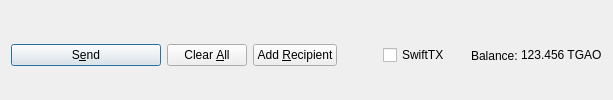
         <widget class="QFrame" name="frame_Send">
          <layout class="QHBoxLayout" name="horizontalLayout">
           <property name="bottomMargin">
            <number>0</number>
           </property>
           <item>
            <widget class="QPushButton" name="sendButton">
             <property name="minimumSize">
              <size>
               <width>150</width>
               <height>0</height>
              </size>
             </property>
             <property name="toolTip">
              <string>Confirm the send action</string>
             </property>
             <property name="text">
              <string>S&amp;end</string>
             </property>
             <property name="icon">
              <iconset resource="../cryptonodes.qrc">
               <normaloff>:/icons/send</normaloff>:/icons/send</iconset>
             </property>
             <property name="autoDefault">
              <bool>false</bool>
             </property>
             <property name="default">
              <bool>true</bool>
             </property>
            </widget>
           </item>
           <item>
            <widget class="QPushButton" name="clearButton">
             <property name="sizePolicy">
              <sizepolicy hsizetype="Minimum" vsizetype="Fixed">
               <horstretch>0</horstretch>
               <verstretch>0</verstretch>
              </sizepolicy>
             </property>
             <property name="toolTip">
              <string>Clear all fields of the form.</string>
             </property>
             <property name="text">
              <string>Clear &amp;All</string>
             </property>
             <property name="icon">
              <iconset resource="../cryptonodes.qrc">
               <normaloff>:/icons/remove</normaloff>:/icons/remove</iconset>
             </property>
             <property name="autoDefault">
              <bool>false</bool>
             </property>
            </widget>
           </item>
           <item>
            <widget class="QPushButton" name="addButton">
             <property name="toolTip">
              <string>Send to multiple recipients at once</string>
             </property>
             <property name="text">
              <string>Add &amp;Recipient</string>
             </property>
             <property name="icon">
              <iconset resource="../cryptonodes.qrc">
               <normaloff>:/icons/add</normaloff>:/icons/add</iconset>
             </property>
             <property name="autoDefault">
              <bool>false</bool>
             </property>
            </widget>
           </item>
           <item>
            <spacer name="horizontalSpacer">
             <property name="orientation">
              <enum>Qt::Horizontal</enum>
             </property>
             <property name="sizeHint" stdset="0">
              <size>
               <width>40</width>
               <height>20</height>
              </size>
             </property>
            </spacer>
           </item>
           <item>
            <layout class="QHBoxLayout" name="horizontalLayout_2">
             <property name="spacing">
              <number>3</number>
             </property>
             <item>
              <widget class="QCheckBox" name="checkSwiftTX">
               <property name="enabled">
                <bool>true</bool>
               </property>
               <property name="minimumSize">
                <size>
                 <width>85</width>
                 <height>0</height>
                </size>
               </property>
               <property name="text">
                <string>SwiftTX</string>
               </property>
              </widget>
             </item>
             <item>
              <widget class="QLabel" name="label">
               <property name="text">
                <string>Balance:</string>
               </property>
              </widget>
             </item>
             <item>
              <widget class="QLabel" name="labelBalance">
               <property name="sizePolicy">
                <sizepolicy hsizetype="Preferred" vsizetype="Fixed">
                 <horstretch>0</horstretch>
                 <verstretch>0</verstretch>
                </sizepolicy>
               </property>
               <property name="cursor">
                <cursorShape>IBeamCursor</cursorShape>
               </property>
               <property name="text">
                <string notr="true">123.456 TGAO</string>
               </property>
               <property name="textInteractionFlags">
                <set>Qt::LinksAccessibleByMouse|Qt::TextSelectableByKeyboard|Qt::TextSelectableByMouse</set>
               </property>
              </widget>
             </item>
            </layout>
           </item>
          </layout>
         </widget>
